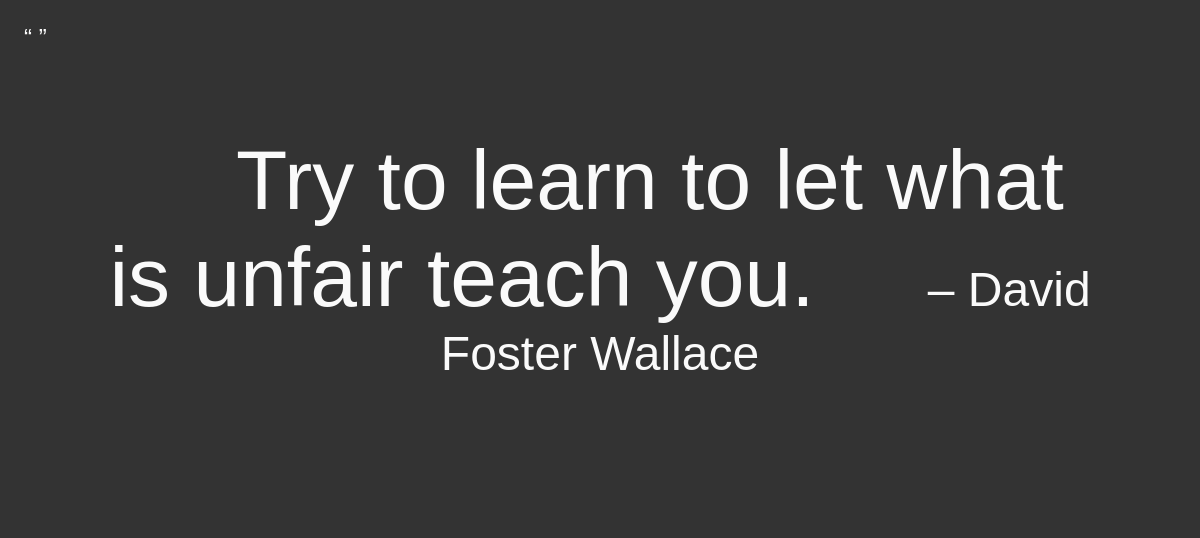
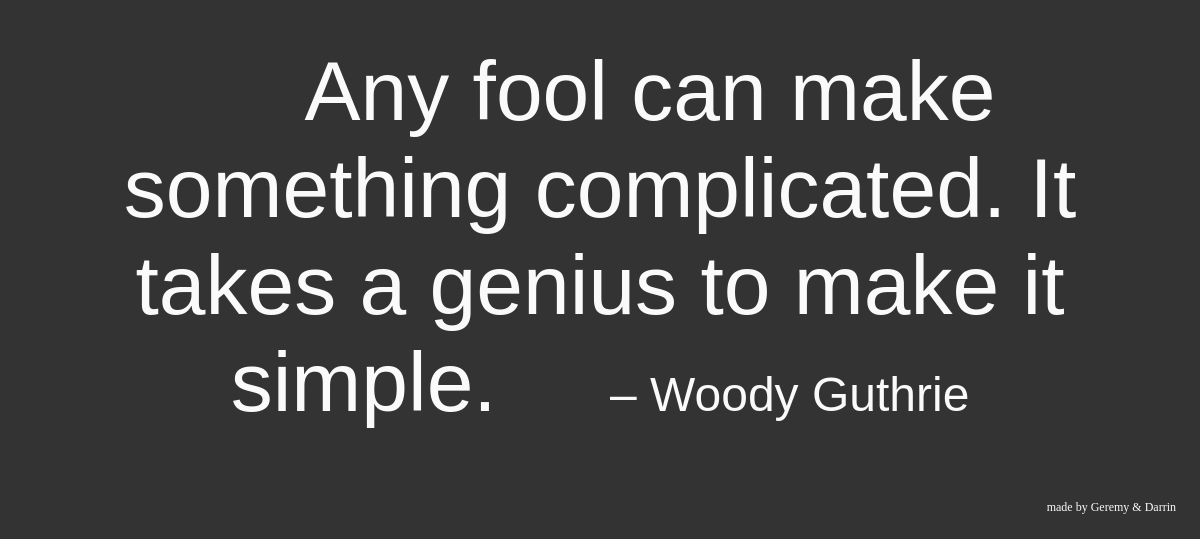
The page /quotes/ on the database as committed earlier (2 pictures, top to bottom).
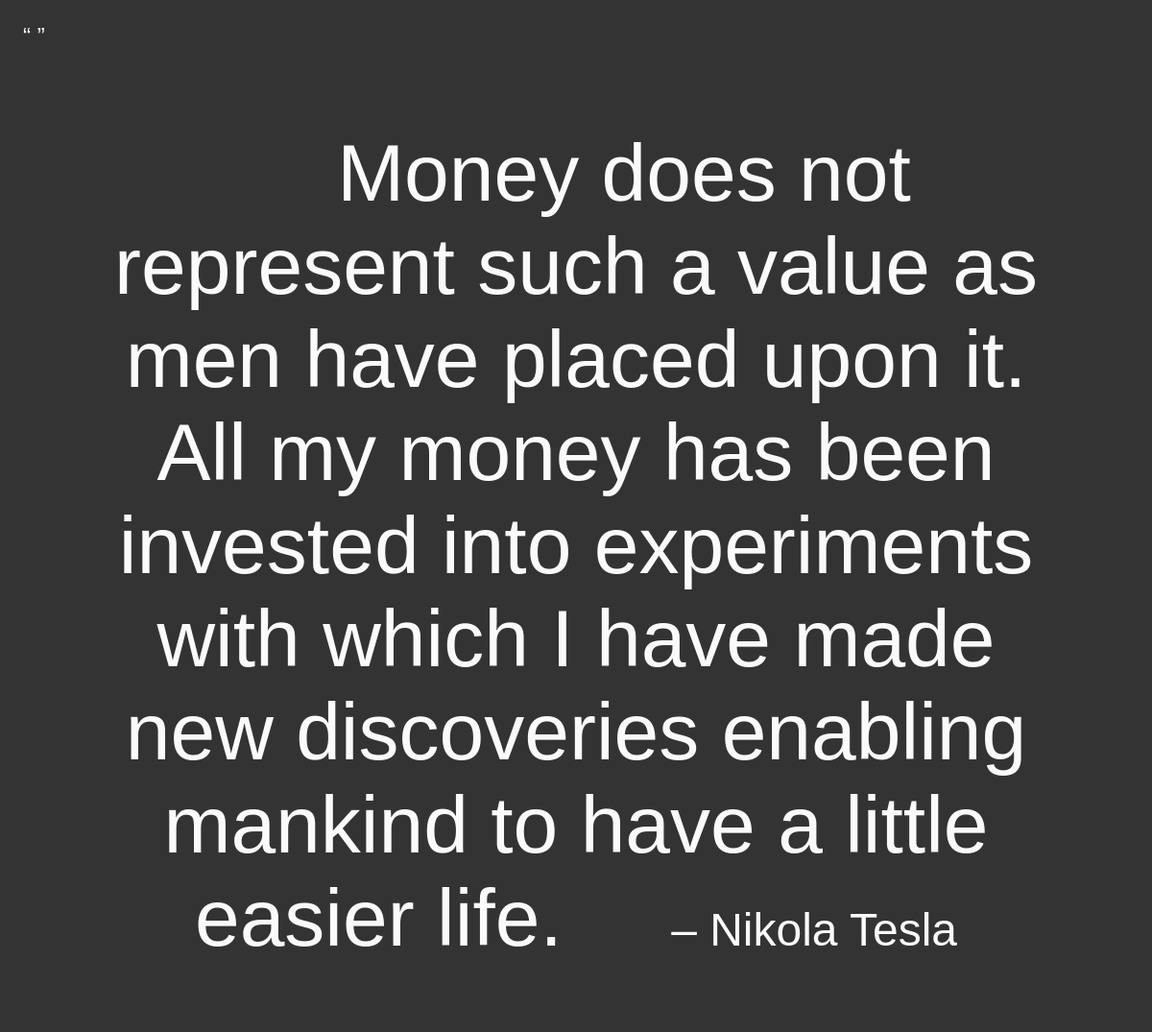
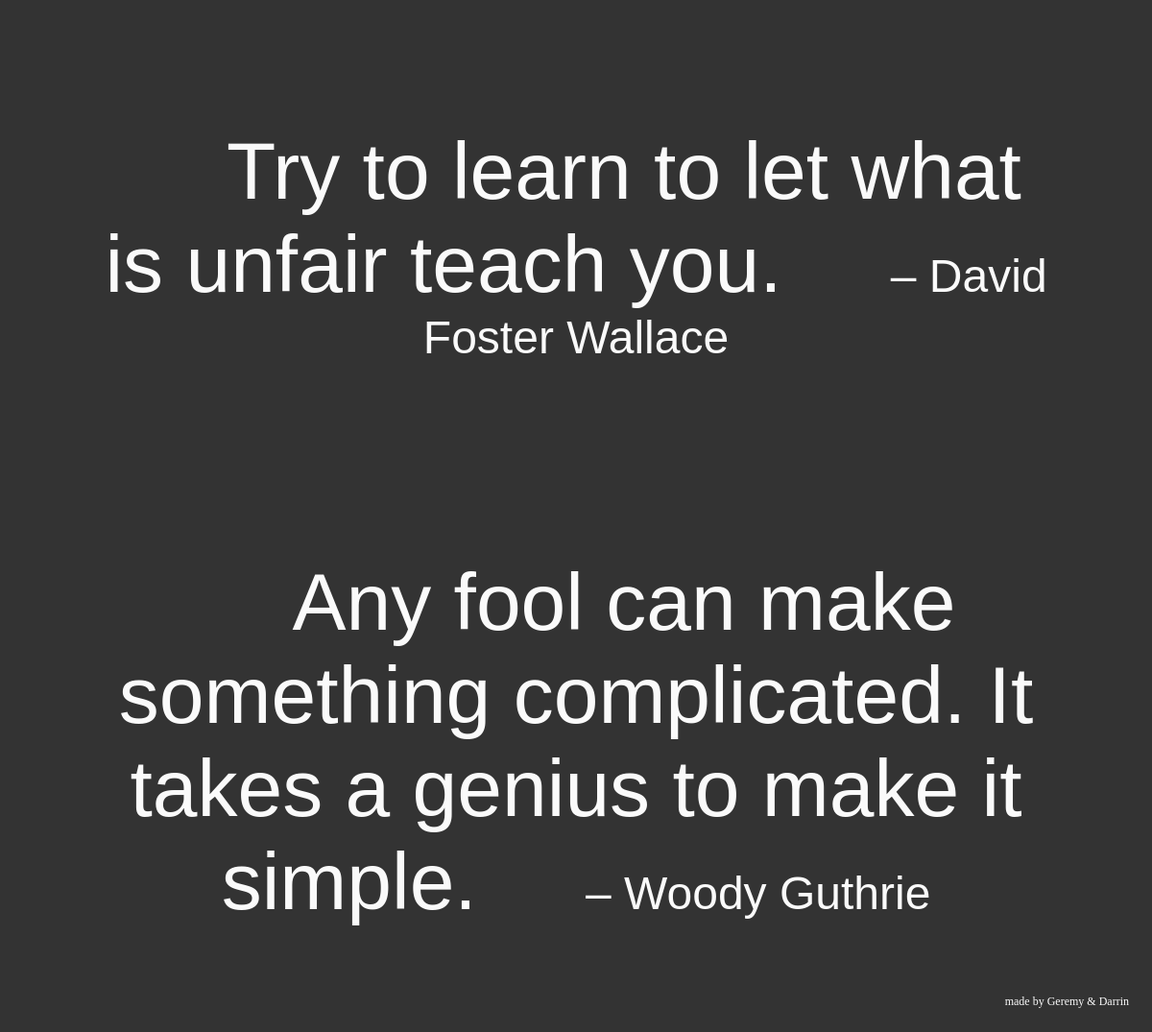
The same page on the database as committed later (2 pictures, top to bottom).
### people/models.py (models this page shows, shortened)
class Quote(models.Model):
    person = models.ForeignKey(Person)
    slug = models.SlugField()
    quote_text = models.TextField()
    source = models.TextField()
    topics = models.CharField(max_length=200)
    date = models.CharField(max_length=5)
    pub_date = models.DateTimeField('date published', default=datetime.datetime.now())
    updated_date = models.DateTimeField(default=datetime.datetime.now())

class Person(models.Model):
    person_name = models.CharField(max_length=200)
    slug = models.SlugField()
    wiki = models.URLField('Authors Wikipedia Page')
    pub_date = models.DateTimeField('date published',default=datetime.datetime.now())
    updated_date = models.DateTimeField(default=datetime.datetime.now())
    def __str__(self):              # __unicode__ on Python 2
        return self.person_name

### people/views.py (the view)
# urls.py: url(r'^quotes/', views.quotes_list, name='quotes_list'),
def quotes_list(request):
    latest_quotes_list = Quote.objects.order_by('-pub_date')[:50]
    context = {'latest_quotes_list': latest_quotes_list}
    return render(request, 'people/index.html', context)

### people/templates/people/index.html
{% extends "base.html" %}
{% block content %}
    {% if latest_quotes_list %}
        <ul>
        {% for quote in latest_quotes_list %}
            <li><a class="quote" href="{% url 'quote_detail' quote.person.id quote.id %}">{{ quote.quote_text }}</a> – <a class="person" href="{% url 'person_detail' quote.person.id %}"> {{ quote.person }}</a></li>
        {% endfor %}
        </ul>
    {% else %}
        <p>No quotes are available.</p>
    {% endif %}
{% endblock content %}

### people/templates/base.html (shortened to what this page needs)
<html>
<head>
</head>
<body>
<header class="logo" >
    <a href="{% url 'index' %}">“&nbsp;”</a>
</header>
{% block content %}
{% endblock content %}
{% block footer %}
<footer>
    made by Geremy & Darrin
</footer>
{% endblock footer %}
</body>
</html>

### people/templates/base.html (style rules this page uses)
html { color: #fafafa; background-color: #333; text-align: center; font-size: 24px; padding-top: 24px; font-family:"Futura", serif; }
a { color: #fafafa; text-decoration: none; }
.quote { font-family: Cooper Black, Arial Black, Sans-Serif; font-size: 84px; font-weight: 100; padding: 100px 100px 50px 100px; max-width: 80%; margin: auto; text-align: left; }
.person { font-weight: 100; text-align: right; max-width: 80%; margin: auto; }
li { list-style: none; padding: 100px; width: 100%; box-sizing: border-box; font-size: 48px; font-family: Cooper Black, Arial Black, Sans-Serif; }
ul { margin: 0; padding: 0; }
footer { font-size: 12px; position: fixed; bottom: 0; right: 0; padding: 24px; }
.logo { position: absolute; font-family: Cooper Black, Arial Black, Sans-Serif; font-size: 24px; left: 24px; top: 24px; }

Rows that differ between the two databases and show on the page:
added Quote: quote_text "Money does not represent such a value as men have placed upon it. All my money has been invested into experiments with which I have made new discoveries enabling mankind to have a little easier life.", person "Nikola Tesla"
